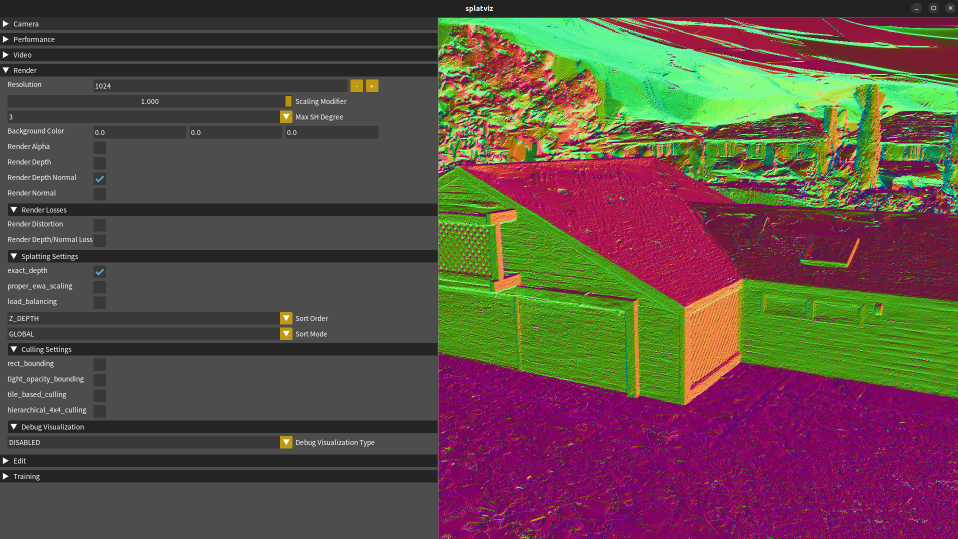
#> input picture SOF/assets/sofviz.png, 1916 x 1077 px (shown at 1/2 size)
$ python make_render_contact_sheet.py --render_dir ../assets --output_path out.png
#> lines starting #> are read from the running program, lines starting #| are printed output that depends on the picture
from __future__ import annotations

import argparse
import math
from pathlib import Path
from typing import List

import numpy as np
from PIL import Image, ImageDraw, ImageFont, ImageOps


def iter_images(render_dir: Path) -> List[Path]:
    suffixes = {".png", ".jpg", ".jpeg"}
    return sorted(path for path in render_dir.iterdir() if path.is_file() and path.suffix.lower() in suffixes)


def select_uniform(paths: List[Path], max_images: int) -> List[Path]:
    if int(max_images) <= 0 or len(paths) <= int(max_images):
        return paths
    ids = np.unique(np.linspace(0, len(paths) - 1, num=int(max_images), dtype=np.int64))
    return [paths[int(idx)] for idx in ids.tolist()]


def main() -> None:
    parser = argparse.ArgumentParser(description="Build a contact sheet from rendered images.")
    parser.add_argument("--render_dir", required=True)
    parser.add_argument("--output_path", required=True)
    parser.add_argument("--max_images", type=int, default=16)
    parser.add_argument("--columns", type=int, default=4)
    parser.add_argument("--thumb_width", type=int, default=360)
    parser.add_argument("--label_height", type=int, default=24)
    parser.add_argument("--padding", type=int, default=8)
    args = parser.parse_args()

    render_dir = Path(args.render_dir).expanduser().resolve()
    output_path = Path(args.output_path).expanduser().resolve()
    if not render_dir.is_dir():
        raise FileNotFoundError(f"render_dir not found: {render_dir}")

    paths = select_uniform(iter_images(render_dir), int(args.max_images))
    if not paths:
        raise FileNotFoundError(f"No render images found under: {render_dir}")

    thumbs = []
    thumb_width = max(int(args.thumb_width), 32)
    for path in paths:
        image = Image.open(path).convert("RGB")
        image.thumbnail((thumb_width, thumb_width), Image.Resampling.LANCZOS)
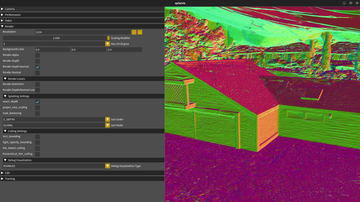
#> image: PIL image 360x202 RGB; mean R, G, B 92.9, 76.2, 68.8
        tile = ImageOps.pad(image, (thumb_width, thumb_width), method=Image.Resampling.LANCZOS, color=(18, 18, 18))
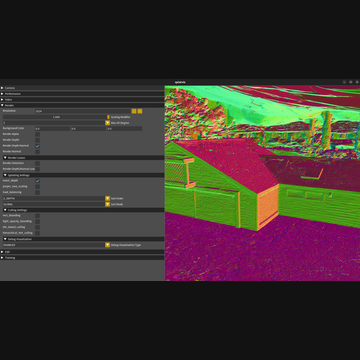
#> tile: PIL image 360x360 RGB; mean R, G, B 60, 50.7, 46.5
        thumbs.append((path, tile))

    columns = max(int(args.columns), 1)
    rows = int(math.ceil(len(thumbs) / columns))
#> rows = 1
    padding = max(int(args.padding), 0)
    label_height = max(int(args.label_height), 0)
    tile_w = thumb_width
    tile_h = thumb_width + label_height
    sheet_w = columns * tile_w + (columns + 1) * padding
    sheet_h = rows * tile_h + (rows + 1) * padding
#> sheet_h = 400
    sheet = Image.new("RGB", (sheet_w, sheet_h), (28, 28, 28))
#> sheet: PIL image 1480x400 RGB; every value is 28
    draw = ImageDraw.Draw(sheet)
    font = ImageFont.load_default()

    for idx, (path, tile) in enumerate(thumbs):
        row = idx // columns
        col = idx % columns
        x = padding + col * (tile_w + padding)
        y = padding + row * (tile_h + padding)
        sheet.paste(tile, (x, y))
        if label_height > 0:
            label = path.stem
            draw.text((x + 4, y + thumb_width + 5), label[:48], fill=(230, 230, 230), font=font)
#> this loop made 1 pass
#> (row, col, x, y, label) on pass 1: (0, 0, 8, 8, 'sofviz')
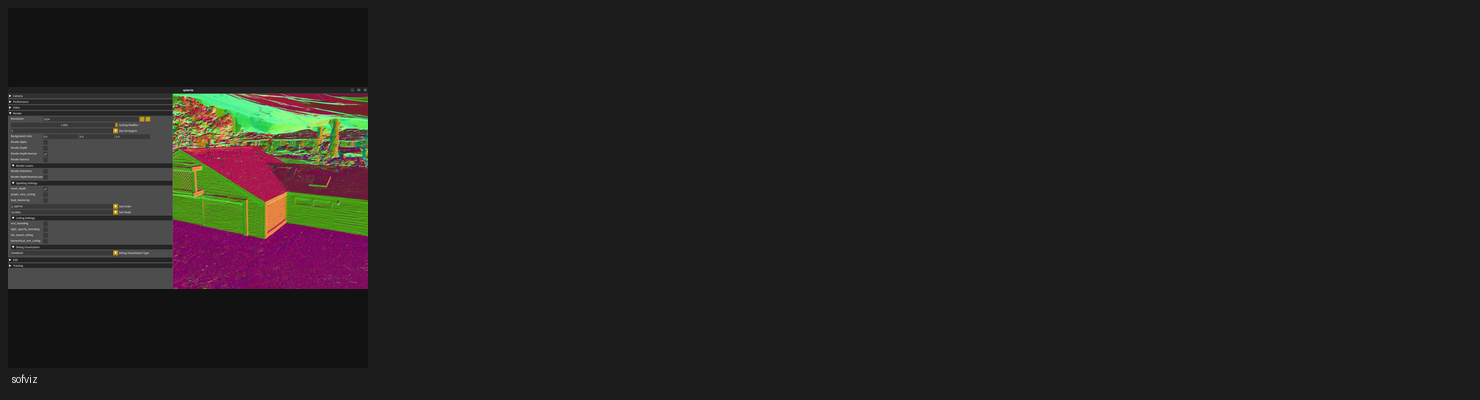
#> sheet: PIL image 1480x400 RGB; mean R, G, B 35, 33, 32.1

    output_path.parent.mkdir(parents=True, exist_ok=True)
    sheet.save(output_path)
    print(f"[contact-sheet] saved: {output_path}")
    print(f"[contact-sheet] source: {render_dir}")
    print(f"[contact-sheet] images: {len(thumbs)} / {len(iter_images(render_dir))}")
#| [contact-sheet] images: 1 / 1


if __name__ == "__main__":
    main()
